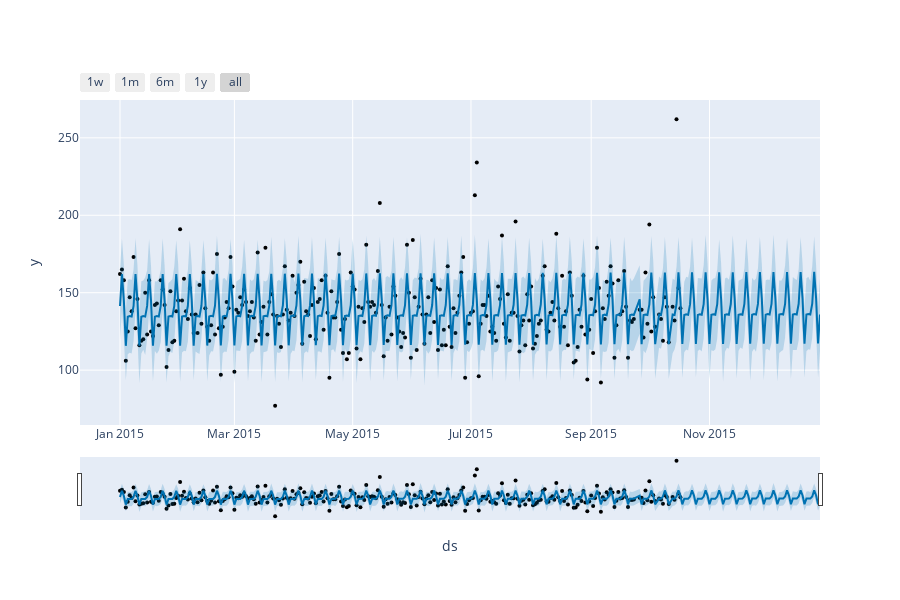

The notebook cell saved with this chart:
### Code cell
plot_plotly(prophet_model, prophet_pred)

### Figure 1 — Plotly figure (JSON) as saved in the notebook; plotly's stock layout.template omitted (floating-point values rounded to 4 significant figures; data arrays with more than 128 entries replaced by an {"elided": "..."} marker saying what was removed)
{"data": [{"marker": {"color": "black", "size": 4}, "mode": "markers", "name": "Actual", "type": "scatter", "x": {"elided": "286 str values"}, "y": {"elided": "286 int values"}}, {"hoverinfo": "skip", "line": {"width": 0}, "mode": "lines", "type": "scatter", "x": {"elided": "358 str values"}, "y": {"elided": "358 float values"}}, {"fill": "tonexty", "fillcolor": "rgba(0, 114, 178, 0.2)", "line": {"color": "#0072B2", "width": 2}, "mode": "lines", "name": "Predicted", "type": "scatter", "x": {"elided": "358 str values"}, "y": {"elided": "358 float values"}}, {"fill": "tonexty", "fillcolor": "rgba(0, 114, 178, 0.2)", "hoverinfo": "skip", "line": {"width": 0}, "mode": "lines", "type": "scatter", "x": {"elided": "358 str values"}, "y": {"elided": "358 float values"}}], "layout": {"height": 600, "showlegend": false, "width": 900, "xaxis": {"autorange": true, "range": ["2014-12-11 08:54:51.4286", "2015-12-28"], "rangeselector": {"buttons": [{"count": 7, "label": "1w", "step": "day", "stepmode": "backward"}, {"count": 1, "label": "1m", "step": "month", "stepmode": "backward"}, {"count": 6, "label": "6m", "step": "month", "stepmode": "backward"}, {"count": 1, "label": "1y", "step": "year", "stepmode": "backward"}, {"step": "all"}]}, "rangeslider": {"autorange": true, "range": ["2014-12-11 08:54:51.4286", "2015-12-28"], "visible": true, "yaxis": {"_template": null, "rangemode": "match"}}, "title": {"text": "ds"}, "type": "date"}, "yaxis": {"autorange": true, "range": [64.58, 274.4], "title": {"text": "y"}, "type": "linear"}}}
